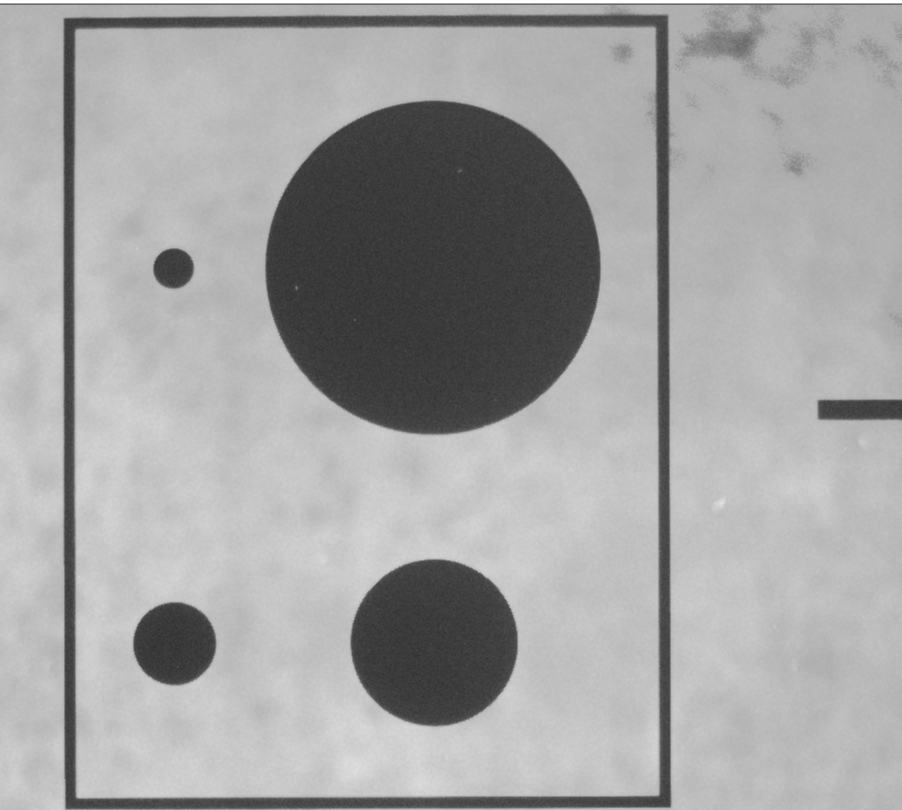
#> input picture test_images/10.png, 902 x 810 px
$ python test.py
#> lines starting #> are read from the running program, lines starting #| are printed output that depends on the picture; after the words box and inside, x2 and y2 are one past the last pixel; in counts of white or black regions, pixels touching at a corner belong together
#> further down, image is the input picture: shape (810, 902, 3); min 48, max 255, mean 163.7
import tkinter as tk
from tkinter import Button
from matplotlib.figure import Figure
from matplotlib.backends.backend_tkagg import FigureCanvasTkAgg, NavigationToolbar2Tk
import matplotlib.pyplot as plt
import numpy as np
import cv2

# Global variables
show_circles = True
fig, ax, canvas = None, None, None

def calculate_intersection_area(circle1, circle2):
    x1, y1, r1 = circle1
    x2, y2, r2 = circle2
    x1, y1, r1 = float(x1), float(y1), float(r1)
    x2, y2, r2 = float(x2), float(y2), float(r2)
    d = np.sqrt((x2 - x1) ** 2 + (y2 - y1) ** 2)
    if d >= r1 + r2:
        return 0
    elif d <= abs(r1 - r2):
        return np.pi * min(r1, r2) ** 2
    r1_squared = r1 ** 2
    r2_squared = r2 ** 2
    part1 = r1_squared * np.arccos((d**2 + r1_squared - r2_squared) / (2 * d * r1))
    part2 = r2_squared * np.arccos((d**2 + r2_squared - r1_squared) / (2 * d * r2))
    part3 = 0.5 * np.sqrt((-d + r1 + r2) * (d + r1 - r2) * (d - r1 + r2) * (d + r1 + r2))
    intersection_area = part1 + part2 - part3
    return intersection_area

def is_completely_inside(circle1, circle2):
    x1, y1, r1 = circle1
    x2, y2, r2 = circle2
    x1, y1, r1 = float(x1), float(y1), float(r1)
    x2, y2, r2 = float(x2), float(y2), float(r2)
    distance = np.sqrt((x2 - x1) ** 2 + (y2 - y1) ** 2)
    return distance + r1 <= r2

def should_remove(circle1, circle2):
    area1 = np.pi * circle1[2] ** 2
    area2 = np.pi * circle2[2] ** 2
    intersection_area = calculate_intersection_area(circle1, circle2)
    if is_completely_inside(circle1, circle2):
        return circle1
    if is_completely_inside(circle2, circle1):
        return circle2
    if intersection_area > 0.5 * min(area1, area2):
        return circle1 if area1 < area2 else circle2
    return None

def remove_intersecting_circles(circles):
    if circles is None or len(circles) == 0:
        return circles
    circles = [tuple(c) for c in circles[0]]
    while True:
        to_remove = set()
        n = len(circles)
        for i in range(n):
            for j in range(i + 1, n):
                circle1 = circles[i]
                circle2 = circles[j]
                removal_candidate = should_remove(circle1, circle2)
                if removal_candidate is not None:
                    to_remove.add(removal_candidate)
        if not to_remove:
            break
        circles = [c for c in circles if c not in to_remove]
    if len(circles) == 0:
        print("All circles were removed, reverting to original set")
        circles = [tuple(c) for c in circles[0]]
    return np.expand_dims(np.array(circles), axis=0)

def calculate_precision(image, center, radius):
    if image is None:
        raise ValueError("Image not found or path is incorrect")
    if len(image.shape) == 2:
        image_gray = image
    else:
        image_gray = cv2.cvtColor(image, cv2.COLOR_BGR2GRAY)
    height, width = image_gray.shape
    center_x, center_y = int(center[0]), int(center[1])
    radius = int(radius)
    Y, X = np.ogrid[:height, :width]
    dist_from_center = np.sqrt((X - center_x) ** 2 + (Y - center_y) ** 2)
    circle_mask = dist_from_center <= radius
    valid_mask = (X - center_x >= -radius) & (X - center_x <= radius) & \
                 (Y - center_y >= -radius) & (Y - center_y <= radius)
    combined_mask = circle_mask & valid_mask
    circle_pixels = image_gray[combined_mask]
    black_pixel_count = np.sum(circle_pixels == 0)
    total_circle_pixels = np.sum(circle_mask)
    total_circle_pixels = total_circle_pixels if total_circle_pixels > 0 else 1
    ratio = black_pixel_count / total_circle_pixels
    return ratio

def refine_circle(image, circle, step_size=1, max_shift=5, max_radius_change=10):
    center = (int(circle[0]), int(circle[1]))
    radius = int(circle[2])
    best_center = center
    best_radius = radius
    best_precision = calculate_precision(image, center, radius)
    for dx in range(-max_shift, max_shift + 1, step_size):
        for dy in range(-max_shift, max_shift + 1, step_size):
            new_center = (center[0] + dx, center[1] + dy)
            new_precision = calculate_precision(image, new_center, radius)
            if new_precision < best_precision:
                best_center = new_center
                best_precision = new_precision
    for i in range(1, max_radius_change + 1):
        new_radius = radius - i
        if new_radius <= 0:
            break
        precision = calculate_precision(image, best_center, new_radius)
        if precision < best_precision:
            best_radius = new_radius
            best_precision = precision
    for i in range(1, max_radius_change + 1):
        new_radius = radius + i
        precision = calculate_precision(image, best_center, new_radius)
        if precision <= best_precision:
            best_radius = new_radius
            best_precision = precision
    return (best_center[0], best_center[1], best_radius)

def find_circles(image):
    if image is None:
        print("Failed to load image")
        return None
    if len(image.shape) == 2:
        gray = image
    else:
        gray = cv2.cvtColor(image, cv2.COLOR_BGR2GRAY)
    circles = cv2.HoughCircles(gray, cv2.HOUGH_GRADIENT, dp=1, minDist=75, param1=20, param2=15, minRadius=10, maxRadius=2000)
    if circles is not None:
        circles = np.uint16(np.around(circles))
        valid_circles = []
        for i in circles[0, :]:
            precision = calculate_precision(image, (i[0], i[1]), i[2])
            if precision < min_precision:
                refined_circle = refine_circle(image, i)
                valid_circles.append(refined_circle)
            #print(f"Circle at ({i[0]}, {i[1]}) with radius {i[2]} has precision: {precision:.2f}%")
        if len(valid_circles) > 0:
            valid_circles = np.expand_dims(np.array(valid_circles), axis=0)
            print(f"Number of valid circles detected: {len(valid_circles[0])}")
            valid_circles = remove_intersecting_circles(valid_circles)
            print(f"Number of circles after removing intersections: {len(valid_circles[0])}")
            for circle in valid_circles[0]:
                print(f"Circle at ({circle[0]}, {circle[1]}) with radius {circle[2]}")
            return valid_circles

        else:
            print("No valid circles detected")
            return None
    else:
        print("No circles detected")
        return None


def watershed_segmentation(img, manual_thresh, adaptive_thresh):
    """
    Performs watershed segmentation on an image and returns the segmented image.
    """
#> called with manual_thresh = 85, adaptive_thresh = False
    assert img is not None, "File could not be read, check with os.path.exists()"
    gray = cv2.cvtColor(img, cv2.COLOR_BGR2GRAY)

    if adaptive_thresh:
        thresh = cv2.adaptiveThreshold(gray, 255, cv2.ADAPTIVE_THRESH_GAUSSIAN_C,
                                       cv2.THRESH_BINARY_INV, 11, 2)
    else:
        if manual_thresh is None:
            ret, thresh = cv2.threshold(gray, 0, 255, cv2.THRESH_BINARY_INV + cv2.THRESH_OTSU)
        else:
            ret, thresh = cv2.threshold(gray, manual_thresh, 255, cv2.THRESH_BINARY_INV)
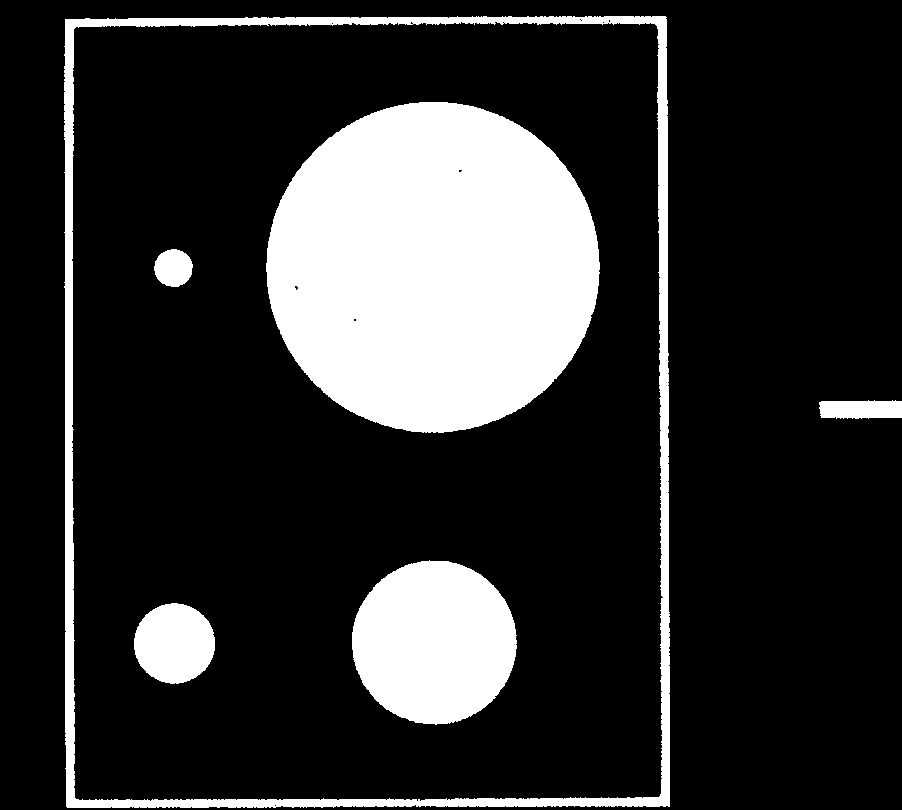
#> thresh: shape (810, 902); 19% white; 6 white regions, box (x1, y1, x2, y2) and area: (266, 102, 600, 433) 86617, (64, 16, 670, 808) 23142, (352, 560, 517, 725) 21179, (134, 603, 215, 684) 5104, (819, 400, 902, 419) 1409, (154, 249, 193, 287) 1141
#> ret = 85

    # Perform watershed segmentation
    kernel = np.ones((3, 3), np.uint8)
    opening = cv2.morphologyEx(thresh, cv2.MORPH_OPEN, kernel, iterations=2)
#> opening: shape (810, 902); 18.9% white; 7 white regions, largest, box (x1, y1, x2, y2) and area: (266, 102, 600, 433) 86603, (64, 16, 670, 808) 22309, (352, 561, 516, 724) 21158
    sure_bg = cv2.dilate(opening, kernel, iterations=3)
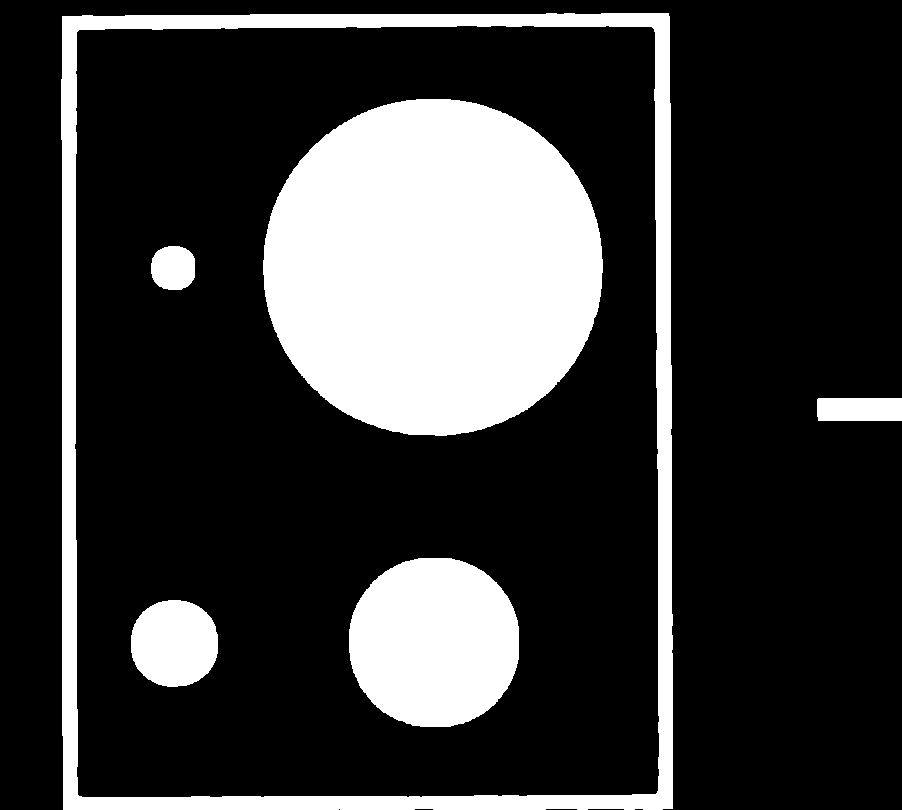
#> sure_bg: shape (810, 902); 22.3% white; 6 white regions, box (x1, y1, x2, y2) and area: (263, 99, 603, 436) 90646, (61, 13, 673, 810) 39387, (349, 558, 519, 727) 23156, (131, 600, 218, 687) 6107, (817, 398, 902, 421) 1950, (151, 246, 195, 290) 1629

    # Ensure the output is in 3-channel BGR format so we can draw colored circles
    sure_bg_bgr = cv2.cvtColor(sure_bg, cv2.COLOR_GRAY2BGR)

    return sure_bg_bgr

# [18 lines left out: function draw_circles, not called in this run]

def create_matplotlib_window():
    global fig, ax_original, ax_segmented, canvas

    fig = Figure(figsize=(10, 6))

    ax_original = fig.add_subplot(121)
    ax_segmented = fig.add_subplot(122)

    canvas = FigureCanvasTkAgg(fig, master=frame)
    canvas.draw()
    canvas.get_tk_widget().pack(side=tk.TOP, fill=tk.BOTH, expand=1)

    toolbar = NavigationToolbar2Tk(canvas, frame)
    toolbar.update()
    toolbar.pack(side=tk.TOP, fill=tk.BOTH, expand=1)

    ax_original.set_title("Original Image with Circles")
    ax_segmented.set_title("Watershed Image with Circles (in color)")

# [23 lines left out: function toggle_circles, not called in this run]

if __name__ == "__main__":
    min_precision = 0.05
    image = cv2.imread("test_images/10.png")

    segmented_image = watershed_segmentation(image, manual_thresh=85, adaptive_thresh=False)
    circles = find_circles(segmented_image)
#> in find_circles, `circles = cv2.HoughCircles(gray, cv2.HOUGH_GRADIENT, dp=1, minDist=75,..`: circles = 36 rows, first 8: [432.5, 267.5, 170.3], [433.5, 641.5, 86.1], [179.5, 505.5, 491.9], [174.5, 643.5, 44.4], [365.5, 315.5, 304.8], [426.5, 404.5, 391.6], [282.5, 415.5, 388.8], [372.5, 222.5, 297.8]
#> in find_circles, `circles = np.uint16(np.around(circles))`: circles = 36 rows, first 8: [432, 268, 170], [434, 642, 86], [180, 506, 492], [174, 644, 44], [366, 316, 305], [426, 404, 392], [282, 416, 389], [372, 222, 298]
#> the loop in find_circles, `for i in circles[0, :]:` made 36 passes
#> pass 1, in calculate_precision, `dist_from_center = np.sqrt((X - center_x) ** 2 + (Y - center_y) ** 2)`:
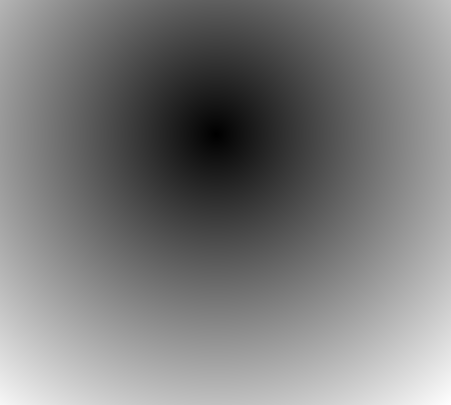
#> dist_from_center: shape (810, 902) float64 (shown at 1/2 size); min 0, max 716, mean 347.9; drawn with min black and max white
#> pass 1, in calculate_precision, `circle_mask = dist_from_center <= radius`:
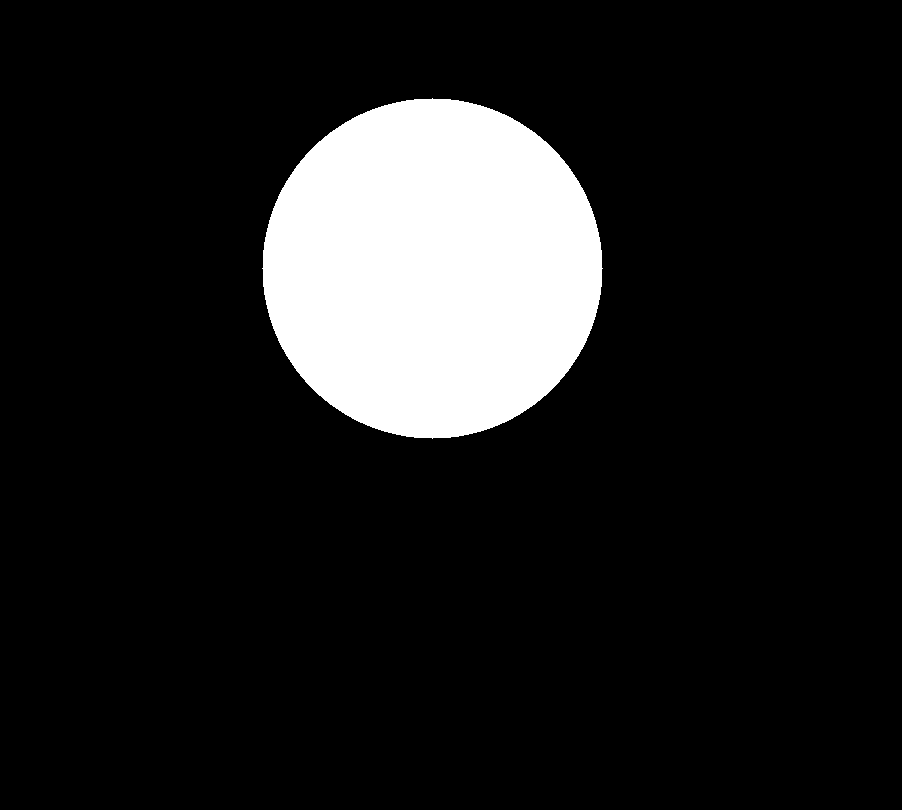
#> circle_mask: shape (810, 902) bool; 12.4% white; 1 white region, box (x1, y1, x2, y2) and area: (262, 98, 603, 439) 90785
#> pass 1, in calculate_precision, `valid_mask = (X - center_x >= -radius) & (X - center_x <= radius) & \ ..`:
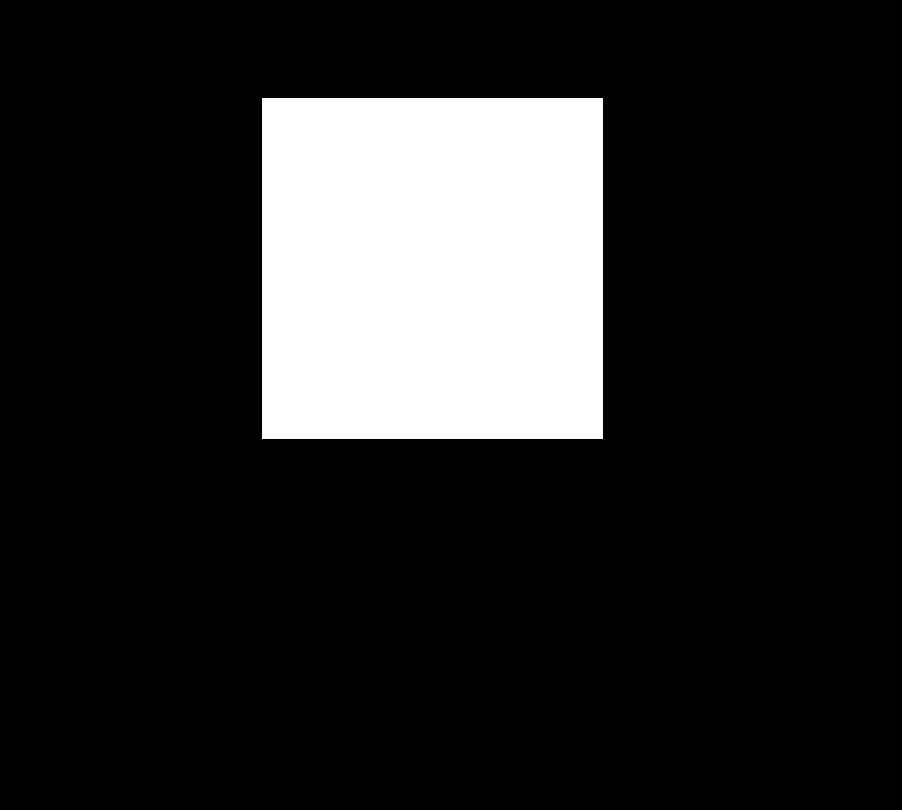
#> valid_mask: shape (810, 902) bool; 15.9% white; 1 white region, box (x1, y1, x2, y2) and area: (262, 98, 603, 439) 116281
#| Number of valid circles detected: 6
#| Number of circles after removing intersections: 4
#> the loop in find_circles, `for circle in valid_circles[0]:` made 4 passes
#> circle on passes 1 to 4: [433, 267, 167], [434, 642, 84], [174, 643, 43], [173, 268, 21]
#> (printed output is left out)

    root = tk.Tk()
    root.title("Matplotlib with Toolbar and Circle Toggle")

    frame = tk.Frame(root)
    frame.pack(side=tk.LEFT, fill=tk.BOTH, expand=1)

#> (the run stopped early here; a loop or call above may not have finished)

$ run again, with test_images/1.png copied over test_images/10.png
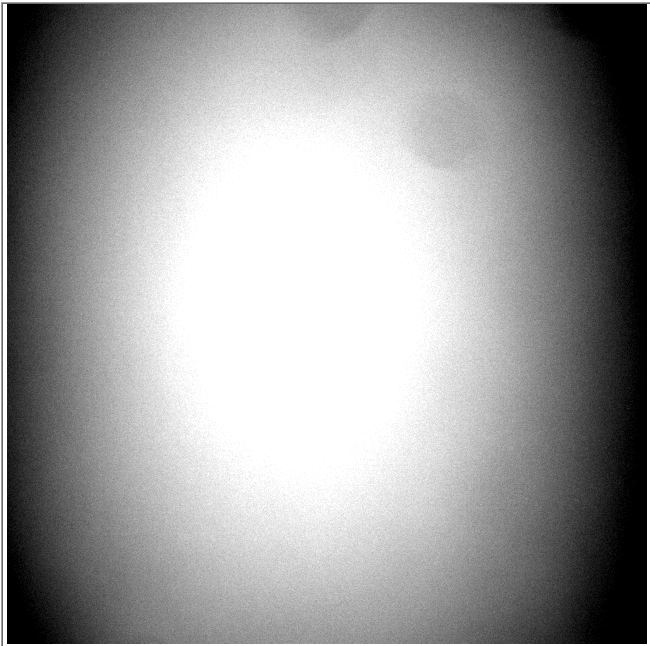
#> input picture test_images/1.png, 650 x 646 px
#> image is the input picture: shape (646, 650, 3); min 0, max 255, mean 158.1
#> in watershed_segmentation, `ret, thresh = cv2.threshold(gray, manual_thresh, 255, cv2.THRESH_BINAR..`:
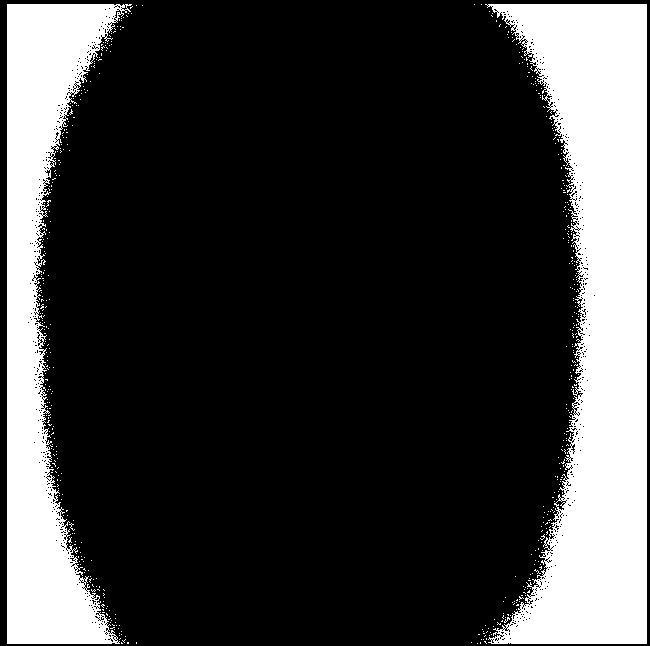
#> thresh: shape (646, 650); 22.3% white; 539 white regions (537 under 20 px), largest, box (x1, y1, x2, y2) and area: (485, 4, 647, 644) 57487, (7, 4, 132, 644) 35197
#> ret = 85
#> opening: shape (646, 650); 20.4% white; 2 white regions, box (x1, y1, x2, y2) and area: (493, 4, 647, 644) 53883, (7, 4, 116, 644) 31932
#> in watershed_segmentation, `sure_bg = cv2.dilate(opening, kernel, iterations=3)`:
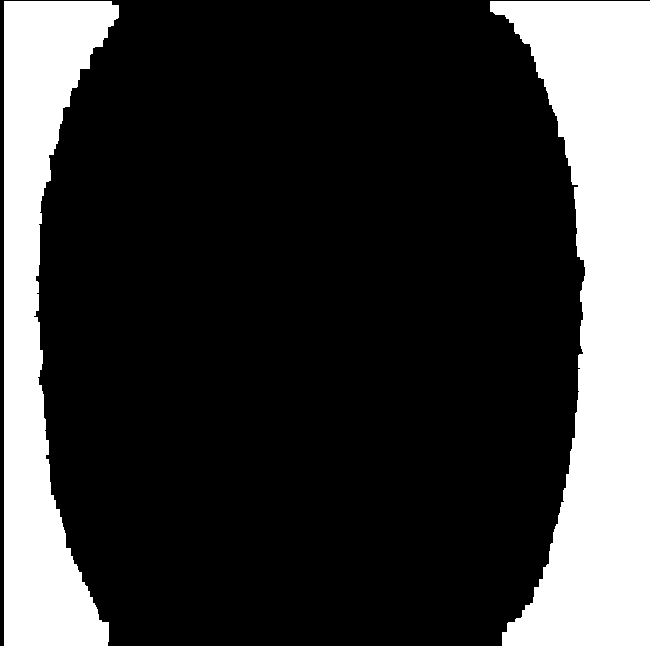
#> sure_bg: shape (646, 650); 23% white; 2 white regions, box (x1, y1, x2, y2) and area: (490, 1, 650, 646) 59380, (4, 1, 119, 646) 37181
#> circles = None
